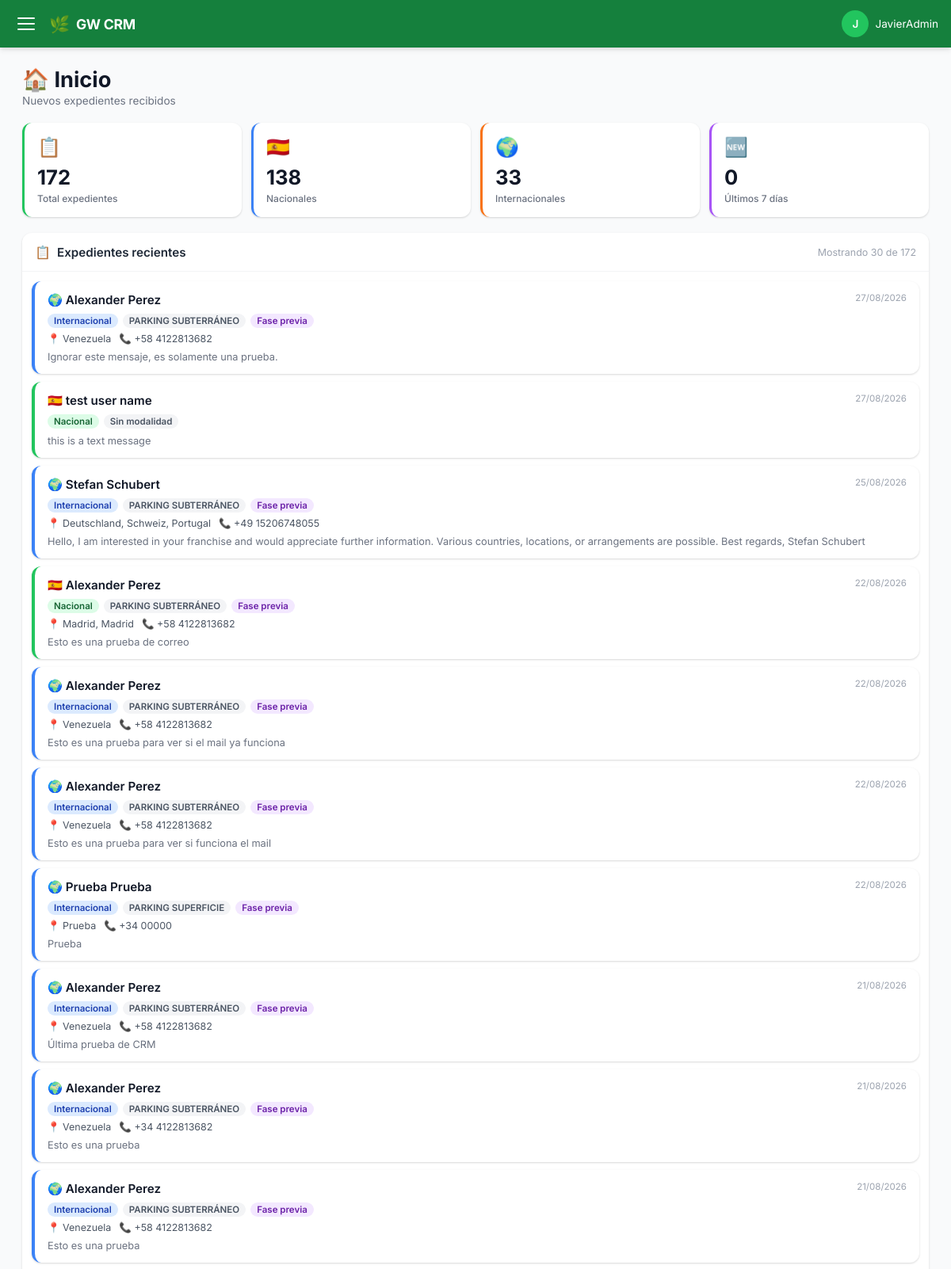
Page /crm/dashboard.php (signed in, upper part) on the committed database.
### tables this page shows
CREATE TABLE `trans_expedientes` (
  `IDEXPEDIENTE` int(11) NOT NULL,
  `NOMBRE` varchar(100) DEFAULT NULL,
  `APELLIDOS` varchar(100) DEFAULT NULL,
  `EMAIL` varchar(50) DEFAULT NULL,
  `TELEFONO` varchar(20) DEFAULT NULL,
  `ID_MODALIDAD` int(11) DEFAULT NULL,
  `ID_ESTADO` int(11) DEFAULT NULL,
  `ID_FASE` int(11) DEFAULT NULL,
  `ZONA` varchar(45) DEFAULT NULL,
  `POBLACION` varchar(100) DEFAULT NULL,
  `PROVINCIA` varchar(100) DEFAULT NULL,
  `PAIS` varchar(100) DEFAULT NULL,
  `RECIBIDO` varchar(45) DEFAULT NULL,
  `COMENTARIO` varchar(500) DEFAULT NULL,
  `OBSERVACIONES` varchar(500) DEFAULT NULL,
  `CLASIFICACION` tinyint(1) DEFAULT NULL COMMENT '1=Muy interesado, 2=Interesado, 3=Poco interesado, 4=Sin interés',
  `ANULADO` tinyint(1) NOT NULL DEFAULT 0 COMMENT '0=activo, 1=anulado/descartado',
  `FECREACION` timestamp NULL DEFAULT current_timestamp(),
  `USCREACION` int(11) DEFAULT NULL,
  `FEMODIFICACION` timestamp NULL DEFAULT NULL,
  `USMODIFICACION` int(11) DEFAULT NULL,
  `Activo` bit(1) DEFAULT b'1',
  `PRIMERA_DOC` timestamp NULL DEFAULT NULL
);

CREATE TABLE `m_modalidad_implantacion` (
  `IDMODALIDAD` int(11) NOT NULL,
  `NOMBREMODALIDAD` varchar(50) NOT NULL,
  `USCREACION` int(11) DEFAULT NULL,
  `FECREACION` timestamp NULL DEFAULT current_timestamp(),
  `USMODIFICACION` int(11) DEFAULT NULL,
  `FEMODIFICACION` timestamp NULL DEFAULT NULL,
  `ACTIVO` int(11) DEFAULT 1
);

CREATE TABLE `m_fases` (
  `IDFASE` int(11) NOT NULL,
  `NOMBREFASE` varchar(50) NOT NULL,
  `USCREACION` int(11) DEFAULT NULL,
  `FECREACION` timestamp NULL DEFAULT current_timestamp(),
  `USMODIFICACION` int(11) DEFAULT NULL,
  `FEMODIFICACION` timestamp NULL DEFAULT NULL,
  `ACTIVO` int(11) DEFAULT 1
);

### crm/dashboard.php (the view, shortened to what this page needs)
<?php
$db = getDB();
$stats = $db->query("
    SELECT
        COUNT(*) AS total,
        SUM(CASE WHEN ZONA IN ('Nacional','España','Spain') THEN 1 ELSE 0 END) AS nacionales,
        SUM(CASE WHEN ZONA NOT IN ('Nacional','España','Spain') AND ZONA IS NOT NULL THEN 1 ELSE 0 END) AS internacionales,
        SUM(CASE WHEN DATE(FECREACION) >= DATE_SUB(CURDATE(), INTERVAL 7 DAY) THEN 1 ELSE 0 END) AS semana
    FROM trans_expedientes WHERE Activo = b'1'
")->fetch();
$rows   = $db->query("
    SELECT e.*, m.NOMBREMODALIDAD, es.NOMBREESTADO, f.NOMBREFASE
    FROM trans_expedientes e
    LEFT JOIN m_modalidad_implantacion m ON e.ID_MODALIDAD = m.IDMODALIDAD
    LEFT JOIN m_estados es ON e.ID_ESTADO = es.IDESTADO
    LEFT JOIN m_fases f ON e.ID_FASE = f.IDFASE
    WHERE e.Activo = b'1'
    ORDER BY e.FECREACION DESC
    LIMIT 30
")->fetchAll();
$totalRows = (int)$db->query("SELECT COUNT(*) FROM trans_expedientes WHERE Activo = b'1'")->fetchColumn();
include __DIR__ . '/includes/header.php';
function renderExpedienteCard(array $e, bool $modal = true): string {
    $zona = strtolower($e['ZONA'] ?? '');
    $esNacional = $zona === '' || in_array($zona, ['nacional', 'españa', 'spain']);
    $claseZona = $esNacional ? 'nacional' : 'internacional';
    $iconZona  = $esNacional ? '🇪🇸' : '🌍';
    $fecha = $e['FECREACION'] ? date('d/m/Y', strtotime($e['FECREACION'])) : '—';
    $nombre = htmlspecialchars(trim(($e['NOMBRE'] ?? '') . ' ' . ($e['APELLIDOS'] ?? '')));
    $tel    = htmlspecialchars($e['TELEFONO'] ?? '');
    $email  = htmlspecialchars($e['EMAIL'] ?? '');
    $pob    = htmlspecialchars(trim(($e['POBLACION'] ?? '') . ($e['PROVINCIA'] ? ', ' . $e['PROVINCIA'] : '')));
    $pais   = htmlspecialchars($e['PAIS'] ?? '');
    $modal_ = htmlspecialchars($e['NOMBREMODALIDAD'] ?? 'Sin modalidad');
    $est    = htmlspecialchars($e['NOMBREESTADO'] ?? '');
    $fase   = htmlspecialchars($e['NOMBREFASE'] ?? '');
    $com    = htmlspecialchars($e['COMENTARIO'] ?? '');
    $id     = (int)$e['IDEXPEDIENTE'];
    $out  = "<div class=\"exp-card {$claseZona}\" data-id=\"{$id}\">";
    $out .= "<div class=\"exp-card-header\">";
    $out .= "<span class=\"exp-name\">{$iconZona} {$nombre}</span>";
    $out .= "<span class=\"exp-date\">{$fecha}</span>";
    $out .= "</div>";
    $out .= "<div class=\"exp-card-meta\">";
    $out .= "<span class=\"badge badge-" . ($esNacional ? 'green' : 'blue') . "\">" . ($esNacional ? 'Nacional' : 'Internacional') . "</span>";
    if ($modal_)  $out .= "<span class=\"badge badge-gray\">{$modal_}</span>";
    if ($est)     $out .= "<span class=\"badge badge-orange\">{$est}</span>";
    if ($fase)    $out .= "<span class=\"badge badge-purple\">{$fase}</span>";
    $out .= "</div>";
    if ($pob || $pais) {
        $loc = $pob ?: $pais;
        $out .= "<div class=\"exp-contact\"><span>📍 {$loc}</span>";
        if ($tel) $out .= "<span>📞 {$tel}</span>";
        $out .= "</div>";
    }
    if ($com) $out .= "<div class=\"exp-comment\">{$com}</div>";
    $out .= "</div>";
    if ($modal) {
        $recibido  = htmlspecialchars($e['RECIBIDO'] ?? '');
        $obs       = htmlspecialchars($e['OBSERVACIONES'] ?? '');
        $out .= "<div class=\"modal-backdrop\" id=\"modal-exp-{$id}\">";
        $out .= "<div class=\"modal\">";
        $out .= "<div class=\"modal-header\"><span class=\"modal-title\">Expediente #{$id}</span><button class=\"modal-close\" data-modal-close=\"modal-exp-{$id}\">✕</button></div>";
        $out .= "<div class=\"modal-body\">";
        $rows_ = [
            ['Nombre', $nombre], ['Teléfono', $tel], ['Email', $email],
            ['Zona', htmlspecialchars($e['ZONA'] ?? '')], ['Población', $pob], ['País', $pais],
            ['Modalidad', $modal_], ['Estado', $est], ['Fase', $fase],
            ['Recibido', $recibido], ['Comentario', $com], ['Observaciones', $obs],
            ['Fecha entrada', $fecha],
        ];
        foreach ($rows_ as [$label, $val]) {
            if (!$val) continue;
            $out .= "<div class=\"modal-row\"><span class=\"modal-label\">{$label}</span><span class=\"modal-value\">{$val}</span></div>";
        }
        $out .= "</div></div></div>";
    }
    return $out;
}
?>
<div class="page-header">
    <h1 class="page-title">🏠 Inicio</h1>
    <p class="page-subtitle">Nuevos expedientes recibidos</p>
</div>
<div class="stats-grid">
    <div class="stat-card green">
        <div class="stat-icon">📋</div>
        <div class="stat-value"><?= number_format($stats['total']) ?></div>
        <div class="stat-label">Total expedientes</div>
    </div>
    <div class="stat-card blue">
        <div class="stat-icon">🇪🇸</div>
        <div class="stat-value"><?= number_format($stats['nacionales']) ?></div>
        <div class="stat-label">Nacionales</div>
    </div>
    <div class="stat-card orange">
        <div class="stat-icon">🌍</div>
        <div class="stat-value"><?= number_format($stats['internacionales']) ?></div>
        <div class="stat-label">Internacionales</div>
    </div>
    <div class="stat-card purple">
        <div class="stat-icon">🆕</div>
        <div class="stat-value"><?= number_format($stats['semana']) ?></div>
        <div class="stat-label">Últimos 7 días</div>
    </div>
</div>
<div class="card">
    <div class="card-header">
        <span>📋</span>
        <h3>Expedientes recientes</h3>
        <span style="margin-left:auto;font-size:0.78rem;color:var(--gray-400);">
            Mostrando <?= count($rows) ?> de <?= $totalRows ?>
        </span>
    </div>
    <div class="card-body" style="padding:12px;">
        <?php if (empty($rows)): ?>
            <div class="empty-state">
                <div class="empty-icon">📭</div>
                <p>No hay expedientes</p>
            </div>
        <?php else: ?>
            <div class="exp-list" id="expList">
                <?php foreach ($rows as $e): ?>
                    <?= renderExpedienteCard($e) ?>
                <?php endforeach; ?>
            </div>
        <?php endif; ?>
    </div>
</div>
<?php include __DIR__ . '/includes/footer.php'; ?>

### crm/assets/css/style.css (style rules this page uses)
:root { --green-50: #f0fdf4; --green-100: #dcfce7; --green-200: #bbf7d0; --green-400: #4ade80; --green-500: #22c55e; --green-600: #16a34a; --green-700: #15803d; --green-800: #166534; --green-900: #14532d; --gray-50: #f9fafb; --gray-100: #f3f4f6; --gray-200: #e5e7eb; --gray-300: #d1d5db; --gray-400: #9ca3af; --gray-500: #6b7280; --gray-600: #4b5563; --gray-700: #374151; --gray-800: #1f2937; --gray-900: #111827; --sidebar-width: 280px; --topbar-height: 60px; --radius: 12px; --radius-sm: 8px; --shadow: 0 1px 3px rgba(0,0,0,.10), 0 1px 2px rgba(0,0,0,.06); --shadow-md: 0 4px 6px rgba(0,0,0,.07), 0 2px 4px rgba(0,0,0,.06); --shadow-lg: 0 10px 15px rgba(0,0,0,.10), 0 4px 6px rgba(0,0,0,.05); --transition: 0.25s cubic-bezier(.4,0,.2,1); }
* { box-sizing: border-box; margin: 0; padding: 0; }
html { font-size: 16px; }
body { font-family: 'Inter', system-ui, sans-serif; background: var(--gray-50); color: var(--gray-800); min-height: 100vh; -webkit-font-smoothing: antialiased; }
.page-header { margin-bottom: 20px; }
.page-title { font-size: 1.4rem; font-weight: 700; color: var(--gray-900); display: flex; align-items: center; gap: 8px; }
.page-subtitle { color: var(--gray-500); font-size: 0.85rem; margin-top: 2px; }
.card { background: #fff; border-radius: var(--radius); box-shadow: var(--shadow); overflow: hidden; }
.card-header { padding: 14px 16px; border-bottom: 1px solid var(--gray-100); display: flex; align-items: center; gap: 8px; }
.card-header h3 { font-size: 0.95rem; font-weight: 600; }
.card-body { padding: 16px; }
.stats-grid { display: grid; grid-template-columns: repeat(2, 1fr); gap: 12px; margin-bottom: 20px; }
.stat-card { background: #fff; border-radius: var(--radius); padding: 16px; box-shadow: var(--shadow); display: flex; flex-direction: column; gap: 4px; }
.stat-card .stat-icon { font-size: 1.5rem; margin-bottom: 4px; }
.stat-card .stat-value { font-size: 1.6rem; font-weight: 700; color: var(--gray-900); }
.stat-card .stat-label { font-size: 0.75rem; color: var(--gray-500); font-weight: 500; }
.stat-card.green { border-left: 3px solid var(--green-500); }
.stat-card.blue { border-left: 3px solid #3b82f6; }
.stat-card.orange { border-left: 3px solid #f97316; }
.stat-card.purple { border-left: 3px solid #a855f7; }
.exp-list { display: flex; flex-direction: column; gap: 10px; }
.exp-card { background: #fff; border-radius: var(--radius); box-shadow: var(--shadow); padding: 14px 16px; display: flex; flex-direction: column; gap: 6px; border-left: 4px solid var(--green-400); transition: box-shadow var(--transition), transform var(--transition); cursor: pointer; }
.exp-card.internacional { border-left-color: #3b82f6; }
.exp-card.nacional { border-left-color: var(--green-500); }
.exp-card-header { display: flex; justify-content: space-between; align-items: flex-start; }
.exp-name { font-weight: 600; font-size: 0.95rem; color: var(--gray-900); }
.exp-date { font-size: 0.72rem; color: var(--gray-400); white-space: nowrap; }
.exp-card-meta { display: flex; flex-wrap: wrap; gap: 6px; margin-top: 2px; }
.badge { display: inline-flex; align-items: center; padding: 2px 8px; border-radius: 99px; font-size: 0.72rem; font-weight: 600; white-space: nowrap; }
.badge-green { background: var(--green-100); color: var(--green-800); }
.badge-blue { background: #dbeafe; color: #1e40af; }
.badge-gray { background: var(--gray-100); color: var(--gray-600); }
.badge-purple { background: #f3e8ff; color: #6b21a8; }
.exp-comment { font-size: 0.8rem; color: var(--gray-500); margin-top: 2px; overflow: hidden; display: -webkit-box; -webkit-line-clamp: 2; -webkit-box-orient: vertical; }
.exp-contact { display: flex; flex-wrap: wrap; gap: 10px; font-size: 0.78rem; color: var(--gray-600); }
.exp-contact span { display: flex; align-items: center; gap: 4px; }
@media (min-width: 640px) { .stats-grid { grid-template-columns: repeat(4, 1fr); } }
@media (min-width: 768px) { .page-title { font-size: 1.7rem; } }

### rows in the picture
trans_expedientes: ZONA "🌍", nombre "Alexander Perez", FECREACION "27/08/2026", shows "Internacional", ID_MODALIDAD.NOMBREMODALIDAD "PARKING SUBTERRÁNEO", ID_FASE.NOMBREFASE "Fase previa", PAIS "Venezuela", TELEFONO "+58 4122813682", COMENTARIO "Ignorar este mensaje, es solamente una prueba."
trans_expedientes: ZONA "🇪🇸", nombre "test user name", FECREACION "27/08/2026", shows "Nacional", modal_ "Sin modalidad", COMENTARIO "this is a text message"
trans_expedientes: ZONA "🌍", nombre "Stefan Schubert", FECREACION "25/08/2026", shows "Internacional", ID_MODALIDAD.NOMBREMODALIDAD "PARKING SUBTERRÁNEO", ID_FASE.NOMBREFASE "Fase previa", PAIS "Deutschland, Schweiz, Portugal", TELEFONO "+49 15206748055", COMENTARIO "Hello, I am interested in your franchise and would appreciate further information. Various countries, locations, or arrangements are possible. Best regards, Stefan Schubert"
trans_expedientes: ZONA "🇪🇸", nombre "Alexander Perez", FECREACION "22/08/2026", shows "Nacional", ID_MODALIDAD.NOMBREMODALIDAD "PARKING SUBTERRÁNEO", ID_FASE.NOMBREFASE "Fase previa", loc "Madrid, Madrid", TELEFONO "+58 4122813682", COMENTARIO "Esto es una prueba de correo"
trans_expedientes: ZONA "🌍", nombre "Alexander Perez", FECREACION "22/08/2026", shows "Internacional", ID_MODALIDAD.NOMBREMODALIDAD "PARKING SUBTERRÁNEO", ID_FASE.NOMBREFASE "Fase previa", PAIS "Venezuela", TELEFONO "+58 4122813682", COMENTARIO "Esto es una prueba para ver si el mail ya funciona"
trans_expedientes: ZONA "🌍", nombre "Alexander Perez", FECREACION "22/08/2026", shows "Internacional", ID_MODALIDAD.NOMBREMODALIDAD "PARKING SUBTERRÁNEO", ID_FASE.NOMBREFASE "Fase previa", PAIS "Venezuela", TELEFONO "+58 4122813682", COMENTARIO "Esto es una prueba para ver si funciona el mail"
trans_expedientes: ZONA "🌍", nombre "Prueba Prueba", FECREACION "22/08/2026", shows "Internacional", ID_MODALIDAD.NOMBREMODALIDAD "PARKING SUPERFICIE", ID_FASE.NOMBREFASE "Fase previa", PAIS "Prueba", TELEFONO "+34 00000", COMENTARIO "Prueba"
trans_expedientes: ZONA "🌍", nombre "Alexander Perez", FECREACION "21/08/2026", shows "Internacional", ID_MODALIDAD.NOMBREMODALIDAD "PARKING SUBTERRÁNEO", ID_FASE.NOMBREFASE "Fase previa", PAIS "Venezuela", TELEFONO "+58 4122813682", COMENTARIO "Última prueba de CRM"
trans_expedientes: ZONA "🌍", nombre "Alexander Perez", FECREACION "21/08/2026", shows "Internacional", ID_MODALIDAD.NOMBREMODALIDAD "PARKING SUBTERRÁNEO", ID_FASE.NOMBREFASE "Fase previa", PAIS "Venezuela", TELEFONO "+34 4122813682", COMENTARIO "Esto es una prueba"
trans_expedientes: ZONA "🌍", nombre "Alexander Perez", FECREACION "21/08/2026", shows "Internacional", ID_MODALIDAD.NOMBREMODALIDAD "PARKING SUBTERRÁNEO", ID_FASE.NOMBREFASE "Fase previa", PAIS "Venezuela", TELEFONO "+58 4122813682", COMENTARIO "Esto es una prueba"

### other values in the picture
substr($_SESSION['nombre'] ?? 'U', 0, 1) "J"
explode(' ', $_SESSION['nombre'] ?? 'Usuario')[0] "JavierAdmin"
$stats['total'] "172"
$stats['nacionales'] "138"
$stats['internacionales'] "33"
$stats['semana'] "0"
count($rows) "30"
$totalRows "172"
